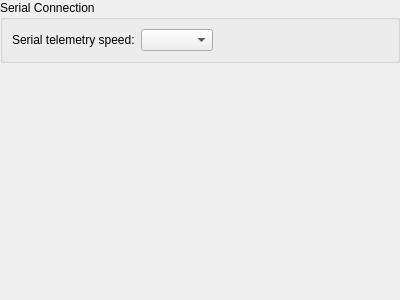
<?xml version="1.0" encoding="UTF-8"?>
<ui version="4.0">
 <class>SerialPluginOptionsPage</class>
 <widget class="QWidget" name="SerialPluginOptionsPage">
  <property name="geometry">
   <rect>
    <x>0</x>
    <y>0</y>
    <width>400</width>
    <height>300</height>
   </rect>
  </property>
  <property name="windowTitle">
   <string>Form</string>
  </property>
  <layout class="QVBoxLayout" name="verticalLayout">
   <property name="margin">
    <number>0</number>
   </property>
   <item>
    <widget class="QGroupBox" name="groupBox">
     <property name="title">
      <string>Serial Connection</string>
     </property>
     <layout class="QGridLayout" name="gridLayout">
      <item row="0" column="0">
       <widget class="QLabel" name="label">
        <property name="sizePolicy">
         <sizepolicy hsizetype="Preferred" vsizetype="Fixed">
          <horstretch>0</horstretch>
          <verstretch>0</verstretch>
         </sizepolicy>
        </property>
        <property name="text">
         <string>Serial telemetry speed:</string>
        </property>
       </widget>
      </item>
      <item row="0" column="1">
       <widget class="QComboBox" name="cb_speed"/>
      </item>
      <item row="0" column="2">
       <spacer name="horizontalSpacer">
        <property name="orientation">
         <enum>Qt::Horizontal</enum>
        </property>
        <property name="sizeHint" stdset="0">
         <size>
          <width>76</width>
          <height>20</height>
         </size>
        </property>
       </spacer>
      </item>
     </layout>
    </widget>
   </item>
   <item>
    <spacer name="verticalSpacer">
     <property name="orientation">
      <enum>Qt::Vertical</enum>
     </property>
     <property name="sizeType">
      <enum>QSizePolicy::Expanding</enum>
     </property>
     <property name="sizeHint" stdset="0">
      <size>
       <width>20</width>
       <height>40</height>
      </size>
     </property>
    </spacer>
   </item>
  </layout>
 </widget>
 <resources/>
 <connections/>
</ui>
